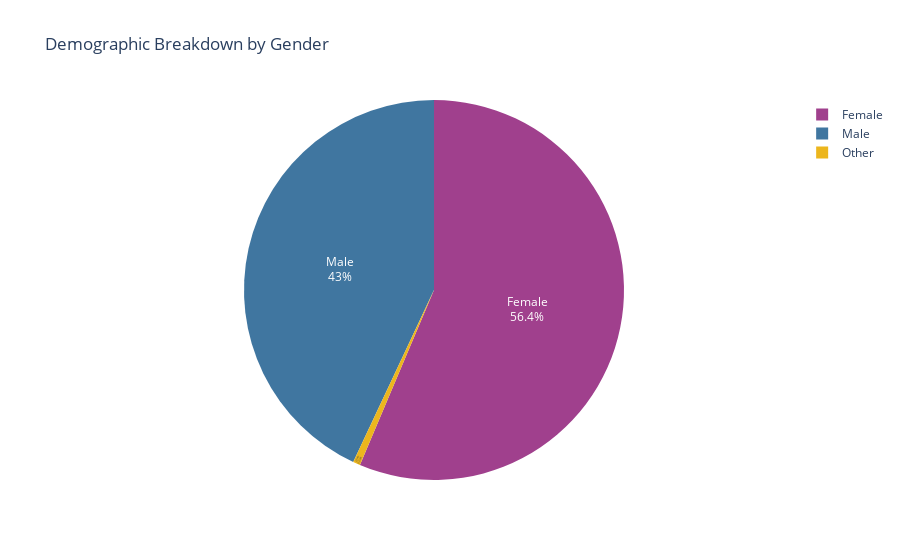

Notebook cell for this chart:
### Code cell
# look in distinct_values.csv to see results 
get_distinct_values('df_combined','GENDER')

fig = px.pie(
    create_distinct_value_count_df('df_combined','GENDER','("Don\'t know/Refused/Web blank", "Refused")'),
    names='GENDER',
    values='Count',
    title='Demographic Breakdown by Gender',
    color_discrete_sequence=['#a0408d','#4076a0','#ecb61d']
)
fig.update_traces(textposition='inside', textinfo='percent+label').show()

### Figure 1 — Plotly figure (JSON) as saved in the notebook; plotly's stock layout.template omitted (floating-point values rounded to 4 significant figures)
{"data": [{"domain": {"x": [0, 1], "y": [0, 1]}, "hovertemplate": "GENDER=%{label}<br>Count=%{value}<extra></extra>", "labels": ["Female", "Male", "Other"], "legendgroup": "", "name": "", "showlegend": true, "textinfo": "percent+label", "textposition": "inside", "type": "pie", "values": [13137, 10023, 143]}], "layout": {"legend": {"tracegroupgap": 0}, "piecolorway": ["#a0408d", "#4076a0", "#ecb61d"], "title": {"text": "Demographic Breakdown by Gender"}}}
